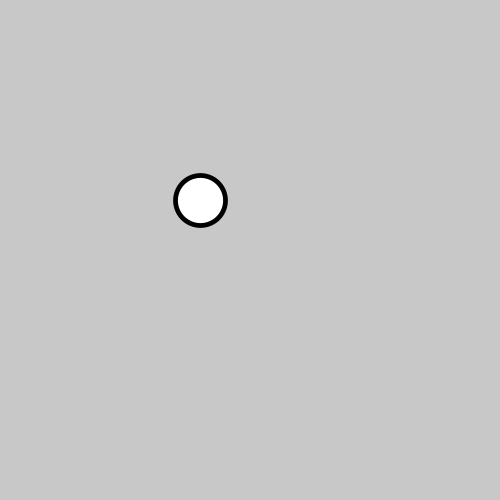
Frame 1 (no input)
Frame 60 (the mouse pressed at the canvas centre just before this capture): identical to frame 1, image omitted
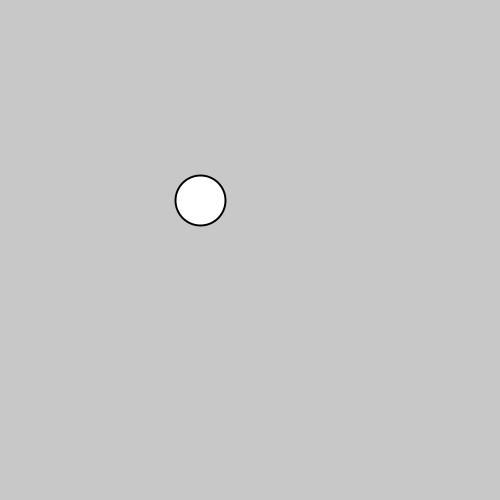
Frame 120 (the mouse held since frame 60 and released just before this capture)

The Processing sketch that drew these frames (run headless with seeded random() and noise(); from frame 60 on, the mouse is pressed at the canvas centre):

// Processing sketch: function_return_1
// ── function_return_1.pde


void setup() {
  size(500, 500);
}

void draw() {
  background(200);
  float dist = obtenerDistanciaMouse(200, 200);
  float ancho = calcularAnchoLinea(dist);
  strokeWeight(ancho);
  ellipse(200, 200, 50, 50);
}

// ── funciones.pde

float obtenerDistanciaMouse(int posX, int posY) {
  return dist(mouseX, mouseY, posX, posY);
}

float calcularAnchoLinea(float dist){
  return map(dist, 0, 300, 1, 5);
}
